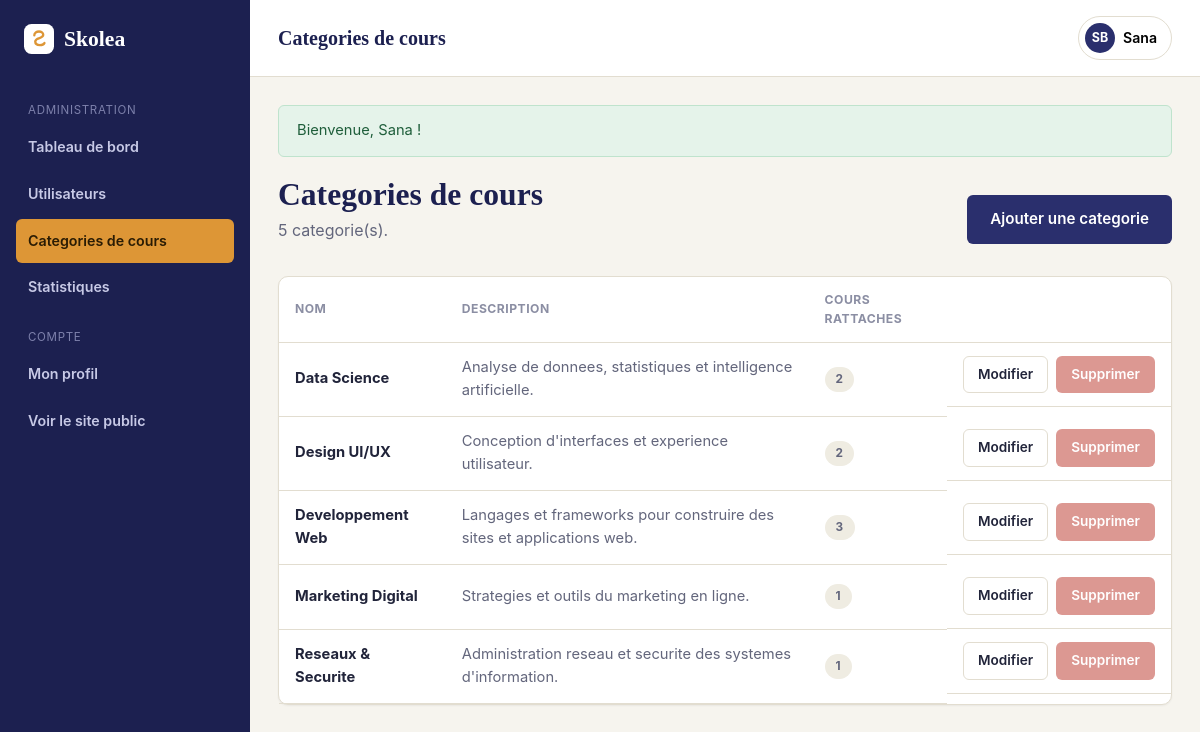
The page /SkoleaMVC/View/BackOffice/admin_categories.php (signed in) on the database its author committed.
### tables this page shows
CREATE TABLE categories (
    id              INT UNSIGNED AUTO_INCREMENT PRIMARY KEY,
    nom             VARCHAR(100) NOT NULL UNIQUE,
    description     VARCHAR(255) NULL,
    date_creation   DATETIME NOT NULL DEFAULT CURRENT_TIMESTAMP
);

### config.php (called while the page is built)
<?php
class config
{
    private static $pdo = null;
    public static function getConnexion()
    {
        if (!isset(self::$pdo)) {
            $servername = "localhost";
            $username = "root";
            $password = "";
            $dbname = "skolea";
            try {
                self::$pdo = new PDO(
                    "mysql:host=$servername;dbname=$dbname;charset=utf8mb4",
                    $username,
                    $password
                );
                self::$pdo->setAttribute(PDO::ATTR_ERRMODE, PDO::ERRMODE_EXCEPTION);
                self::$pdo->setAttribute(PDO::ATTR_DEFAULT_FETCH_MODE, PDO::FETCH_ASSOC);
            } catch (Exception $e) {
                die('Erreur de connexion : ' . $e->getMessage());
            }
        }
        return self::$pdo;
    }
}

### SkoleaMVC/Model/Categorie.php (called while the page is built, shortened)
<?php
class Categorie
{
    private $pdo;
    public function __construct()
    {
        $this->pdo = config::getConnexion();
    }
    public function allWithCoursCount()
    {
        return $this->pdo->query('
            SELECT cat.*, COUNT(c.id) AS nb_cours
            FROM categories cat
            LEFT JOIN cours c ON c.categorie_id = cat.id
            GROUP BY cat.id
            ORDER BY cat.nom
        ')->fetchAll();
    }
}

### SkoleaMVC/helpers.php (called while the page is built, shortened)
<?php
function e($value)
{
    return htmlspecialchars($value ?? '', ENT_QUOTES, 'UTF-8');
}

### SkoleaMVC/View/BackOffice/admin_categories.php (the view, shortened to what this page needs)
<?php
require_once __DIR__ . '/../../bootstrap.php';
require_once __DIR__ . '/../../Model/Categorie.php';
$categories = (new Categorie())->allWithCoursCount();
require __DIR__ . '/includes/header.php';
?>
<div class="section-head">
    <div>
        <h2 style="margin:0;">Categories de cours</h2>
        <p class="text-muted" style="margin:4px 0 0;"><?= count($categories) ?> categorie(s).</p>
    </div>
    <a href="admin_categorie_ajouter.php" class="btn btn-primary">Ajouter une categorie</a>
</div>
<div class="card">
    <div class="table-wrap">
        <table class="table">
            <thead>
                <tr>
                    <th>Nom</th>
                    <th>Description</th>
                    <th>Cours rattaches</th>
                    <th></th>
                </tr>
            </thead>
            <tbody>
                <?php foreach ($categories as $cat): ?>
                    <tr>
                        <td><strong><?= e($cat['nom']) ?></strong></td>
                        <td class="text-muted"><?= e($cat['description'] ?? '') ?></td>
                        <td><span class="badge badge-neutre"><?= (int) $cat['nb_cours'] ?></span></td>
                        <td class="cell-actions">
                            <a href="admin_categorie_modifier.php?id=<?= (int) $cat['id'] ?>" class="btn btn-outline btn-sm">Modifier</a>
                            <?php if ($cat['nb_cours'] > 0): ?>
                                <button type="button" class="btn btn-danger btn-sm" disabled title="Des cours utilisent encore cette categorie">Supprimer</button>
                            <?php else: ?>
                                <a href="admin_categories.php?action=supprimer&amp;id=<?= (int) $cat['id'] ?>" class="btn btn-danger btn-sm" data-confirm="Supprimer cette categorie ?">Supprimer</a>
                            <?php endif; ?>
                        </td>
                    </tr>
                <?php endforeach; ?>
            </tbody>
        </table>
    </div>
</div>
<?php require __DIR__ . '/includes/footer.php'; ?>

### SkoleaMVC/assets/css/app.css (style rules this page uses)
:root { --color-bg: #f6f4ee; --color-surface: #ffffff; --color-surface-alt: #efece2; --color-border: #e2ddd0; --color-text: #21243a; --color-text-muted: #63667c; --color-text-soft: #8b8ea3; --color-primary: #2a2f6d; --color-primary-dark: #1c2050; --color-primary-light: #4c56a6; --color-accent: #dd9636; --color-accent-dark: #b87a24; --color-success: #2e8b57; --color-success-bg: #e5f3ea; --color-warning: #c77d22; --color-warning-bg: #faf0e0; --color-danger: #c1443a; --color-danger-bg: #fbe9e7; --color-info: #2f6f9e; --color-info-bg: #e7f1f7; --font-heading: Cambria, Georgia, 'Times New Roman', serif; --font-body: -apple-system, BlinkMacSystemFont, 'Segoe UI', Roboto, Helvetica, Arial, sans-serif; --radius-sm: 6px; --radius-md: 10px; --radius-lg: 18px; --shadow-sm: 0 1px 2px rgba(33, 36, 58, 0.06); --shadow-md: 0 8px 24px rgba(33, 36, 58, 0.08); --shadow-lg: 0 16px 40px rgba(33, 36, 58, 0.14); --container-width: 1140px; }
*, *::before, *::after { box-sizing: border-box; }
html { -webkit-text-size-adjust: 100%; scroll-behavior: smooth; }
body { margin: 0; background: var(--color-bg); color: var(--color-text); font-family: var(--font-body); font-size: 16px; line-height: 1.6; -webkit-font-smoothing: antialiased; }
a { color: inherit; text-decoration: none; }
button { font: inherit; }
h1, h2, h3, h4, h5 { font-family: var(--font-heading); font-weight: 600; line-height: 1.25; margin: 0 0 .5em; color: var(--color-primary-dark); }
h2 { font-size: clamp(1.5rem, 1.3rem + 0.9vw, 2rem); }
p { margin: 0 0 1em; }
.text-muted { color: var(--color-text-muted); }
.section-head { display: flex; align-items: flex-end; justify-content: space-between; gap: 16px; margin-bottom: 32px; flex-wrap: wrap; }
.btn { display: inline-flex; align-items: center; justify-content: center; gap: 8px; border: 1px solid transparent; border-radius: var(--radius-sm); padding: 11px 22px; font-size: .95rem; font-weight: 600; cursor: pointer; transition: transform .12s ease, box-shadow .12s ease, background-color .12s ease, border-color .12s ease; white-space: nowrap; }
.btn-primary { background: var(--color-primary); color: #fff; }
.btn-outline { background: transparent; border-color: var(--color-border); color: var(--color-text); }
.btn-danger { background: var(--color-danger); color: #fff; }
.btn-sm { padding: 7px 14px; font-size: .85rem; }
.btn[disabled] { opacity: .55; cursor: not-allowed; }
.card { background: var(--color-surface); border: 1px solid var(--color-border); border-radius: var(--radius-md); box-shadow: var(--shadow-sm); }
.badge { display: inline-flex; align-items: center; gap: 5px; padding: 3px 11px; border-radius: 999px; font-size: .74rem; font-weight: 700; text-transform: uppercase; letter-spacing: .03em; }
.badge-neutre { background: var(--color-surface-alt); color: var(--color-text-muted); }
.table-wrap { overflow-x: auto; }
.table { width: 100%; border-collapse: collapse; font-size: .92rem; }
.table th, .table td { padding: 13px 16px; text-align: left; border-bottom: 1px solid var(--color-border); }
.table th { font-size: .76rem; text-transform: uppercase; letter-spacing: .04em; color: var(--color-text-soft); font-weight: 700; }
.table .cell-actions { display: flex; gap: 8px; justify-content: flex-end; }

### rows shown on the page
categories: nom "Data Science", description "Analyse de donnees, statistiques et intelligence artificielle.", nb_cours "2"
categories: nom "Design UI/UX", description "Conception d'interfaces et experience utilisateur.", nb_cours "2"
categories: nom "Developpement Web", description "Langages et frameworks pour construire des sites et applications web.", nb_cours "3"
categories: nom "Marketing Digital", description "Strategies et outils du marketing en ligne.", nb_cours "1"
categories: nom "Reseaux & Securite", description "Administration reseau et securite des systemes d'information.", nb_cours "1"

### other values the page prints
$pageTitle "Categories de cours"
$utilisateur['prenom'] "Sana"
$message "Bienvenue, Sana !"
count($categories) "5"
